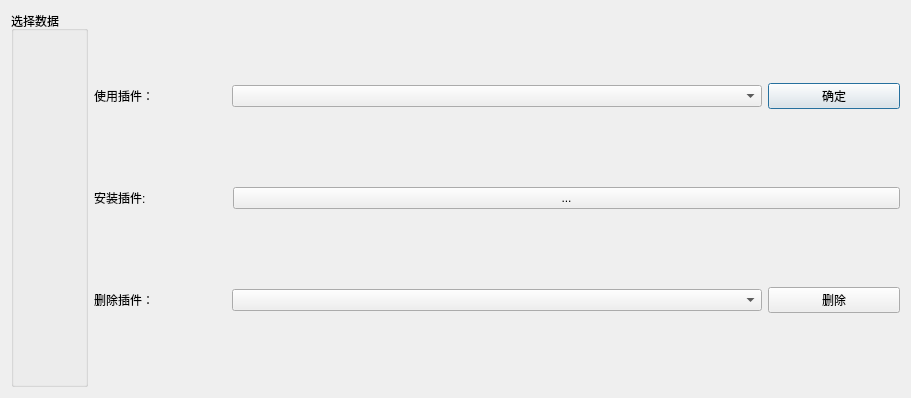
<?xml version="1.0" encoding="UTF-8"?>
<ui version="4.0">
 <class>Dialog</class>
 <widget class="QDialog" name="Dialog">
  <property name="geometry">
   <rect>
    <x>0</x>
    <y>0</y>
    <width>911</width>
    <height>398</height>
   </rect>
  </property>
  <property name="windowTitle">
   <string>插件管理器</string>
  </property>
  <layout class="QHBoxLayout" name="horizontalLayout_8">
   <item>
    <layout class="QHBoxLayout" name="horizontalLayout">
     <item>
      <widget class="QGroupBox" name="groupBox">
       <property name="title">
        <string>选择数据</string>
       </property>
      </widget>
     </item>
     <item>
      <layout class="QVBoxLayout" name="verticalLayout" stretch="0,0,0">
       <item>
        <layout class="QHBoxLayout" name="horizontalLayout_7" stretch="1,4,1">
         <item>
          <widget class="QLabel" name="label_3">
           <property name="text">
            <string>使用插件：</string>
           </property>
          </widget>
         </item>
         <item>
          <widget class="QComboBox" name="cbuse"/>
         </item>
         <item>
          <widget class="QPushButton" name="btnuse">
           <property name="text">
            <string>确定</string>
           </property>
          </widget>
         </item>
        </layout>
       </item>
       <item>
        <layout class="QHBoxLayout" name="horizontalLayout_2" stretch="1,5">
         <item>
          <widget class="QLabel" name="label">
           <property name="text">
            <string>安装插件:</string>
           </property>
          </widget>
         </item>
         <item>
          <widget class="QPushButton" name="btninstall">
           <property name="text">
            <string>...</string>
           </property>
          </widget>
         </item>
        </layout>
       </item>
       <item>
        <layout class="QHBoxLayout" name="horizontalLayout_3" stretch="1,4,1">
         <item>
          <widget class="QLabel" name="label_2">
           <property name="text">
            <string>删除插件：</string>
           </property>
          </widget>
         </item>
         <item>
          <widget class="QComboBox" name="cbdelete"/>
         </item>
         <item>
          <widget class="QPushButton" name="btndelete">
           <property name="text">
            <string>删除</string>
           </property>
          </widget>
         </item>
        </layout>
       </item>
      </layout>
     </item>
    </layout>
   </item>
  </layout>
 </widget>
 <resources/>
 <connections/>
</ui>
